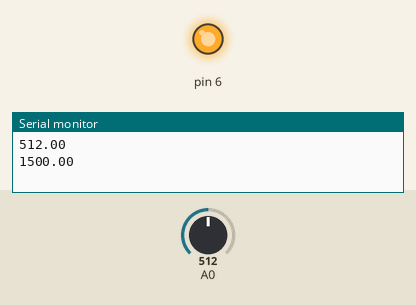
Bench run of a sketch on a simulated Arduino Uno, built with avr-gcc and run on an emulated ATmega328P. On the bench: output pins drawn as LEDs (lit = HIGH), the last lines printed to the serial monitor. The test bench sets the inputs (shaded band); at power-on: A0 = 512.

Above: at 0.7 s.
At 5.2 s:
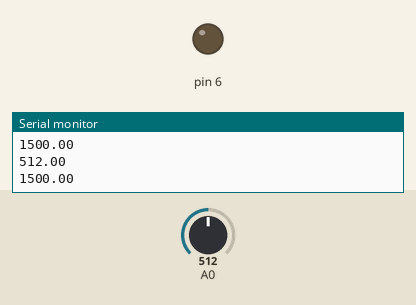
Timing chart, 0 to 6.9 s (numbered marks = the images above):
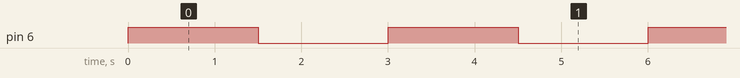

Measured:
- by itself, pin 6: alternates HIGH for 1.5 s and LOW for 1.5 s

The sketch:

Potenciometro_1.ino
```cpp
float valLido = 0;
float dly;

void setup() {
  // put your setup code here, to run once:
  pinMode(6, OUTPUT);
  Serial.begin(9600);
}

void loop() {
  // put your main code here, to run repeatedly:
  valLido = analogRead(A0);
  dly = map(valLido, 0, 1023, 1000, 2000);
  Serial.println(valLido);
  Serial.println(dly);


  digitalWrite(6,HIGH);
  delay(dly);

  valLido = analogRead(A0);
  digitalWrite(6,LOW);
  delay(dly);
}
```
